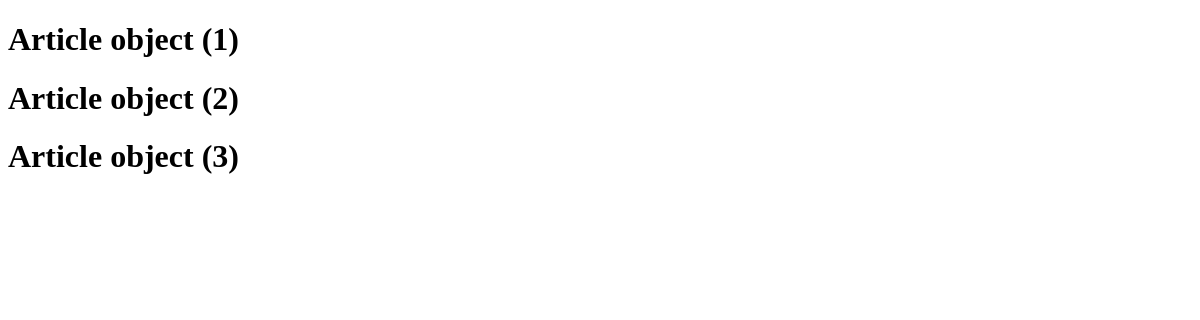
The page /articles/ on the database as committed earlier.
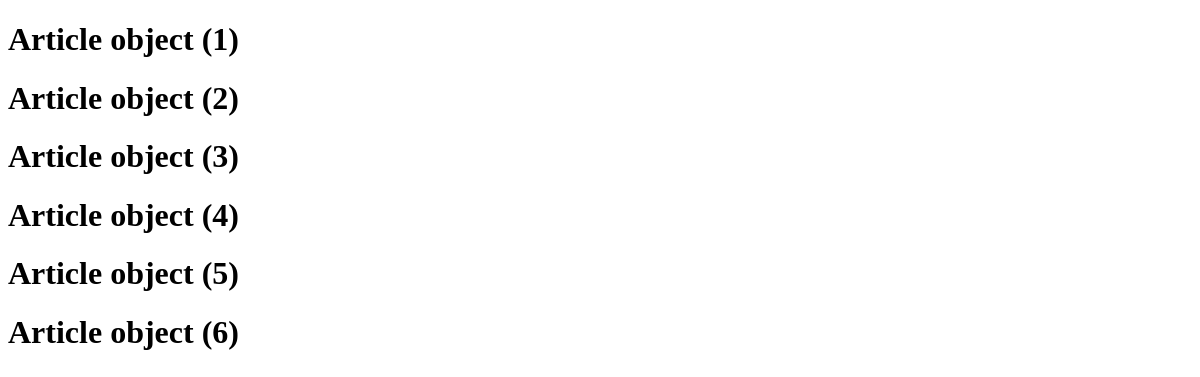
The same page on the database as committed later.
### articles/models.py (models this page shows)
class Article(models.Model):
    title = models.CharField(max_length=140)
    content = models.TextField()

### articles/views.py (the view)
# urls.py: path('', views.index, name='index'),
def index(request):
    articles = Article.objects.all()
    context = {
        'articles': articles
    }
    return render(request, 'articles/index.html', context)

### articles/templates/articles/index.html
{% extends 'base.html' %}
{% block content %}
    {% for article in articles %}
        <h1>{{ article }}</h1>
    {% endfor %}
{% endblock content %}

### crud/templates/base.html (shortened to what this page needs)
<!DOCTYPE html>
<html lang="en">
<head>
</head>
<body>
    {% block content %}
    {% endblock content %}
</body>
</html>

Rows that differ between the two databases and show on the page:
added Article: id "Article object (4)"
added Article: id "Article object (5)"
added Article: id "Article object (6)"
